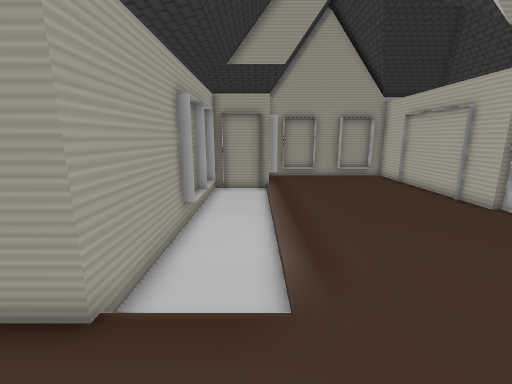
[1] (above)

12 first-person views from a walk through a world built for the Gazebo simulator. The camera is 0.29 m above the floor, tilts 12° down and sees 90° across. The floor is counted in squares, 0.1 m on a side. Each view is taken from the middle of a square. On the plan, view 1 faces up. The plan holds only what a view shows up to about 19 squares ahead; the rest is blank.

[2]
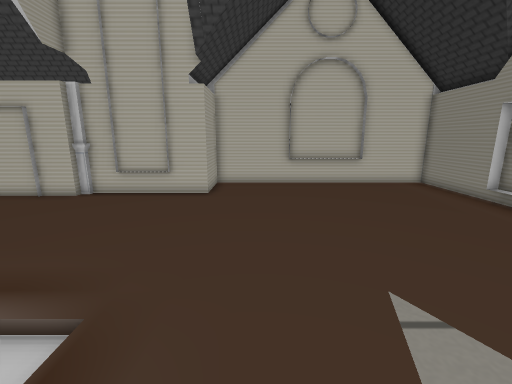

[3]
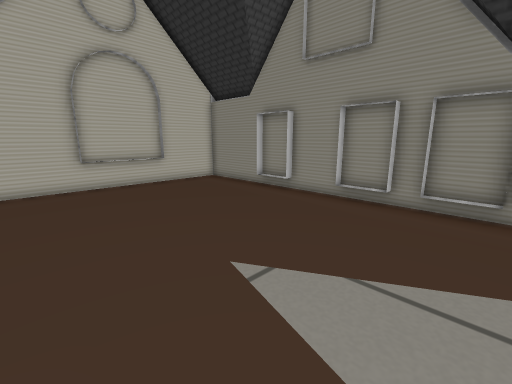

[4]
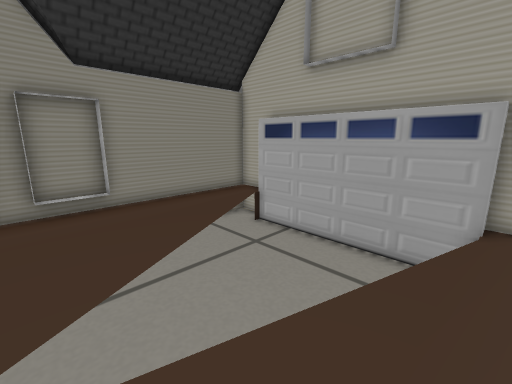

[5]
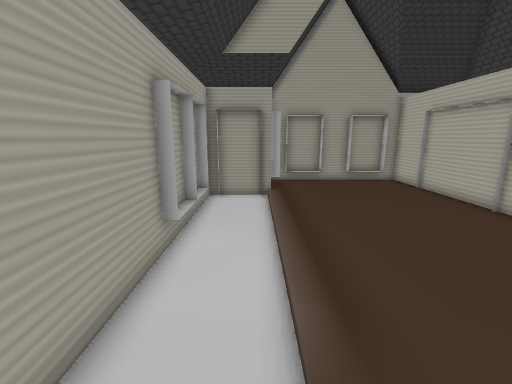

[6]
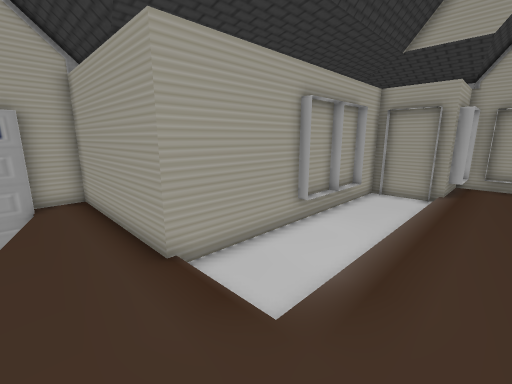

[7]
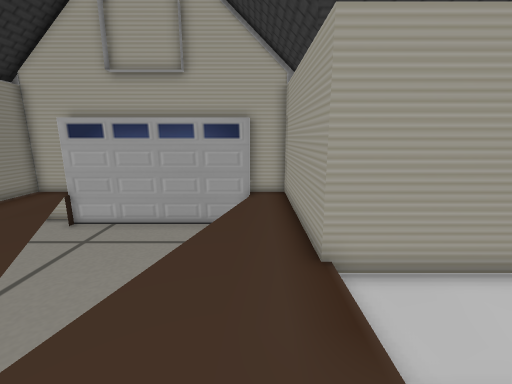

[8]
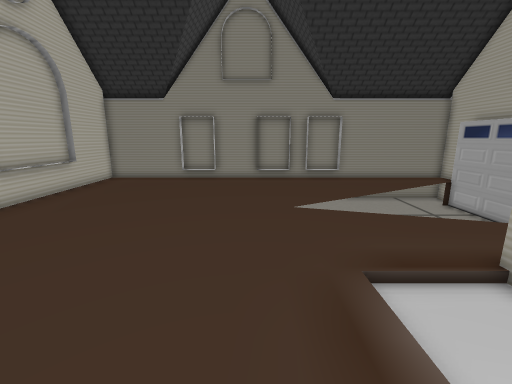

[9]
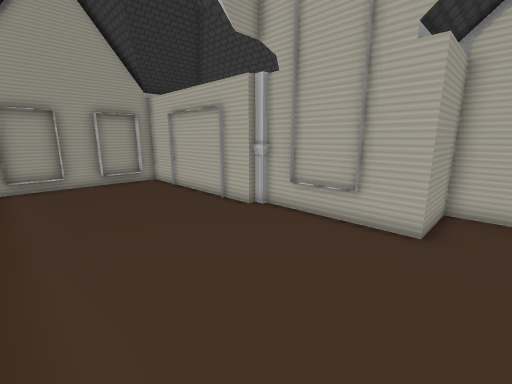

[10]
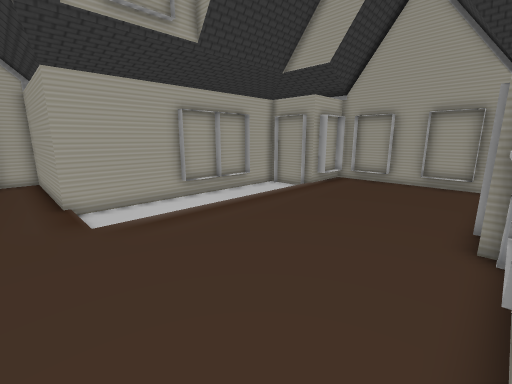

[11]
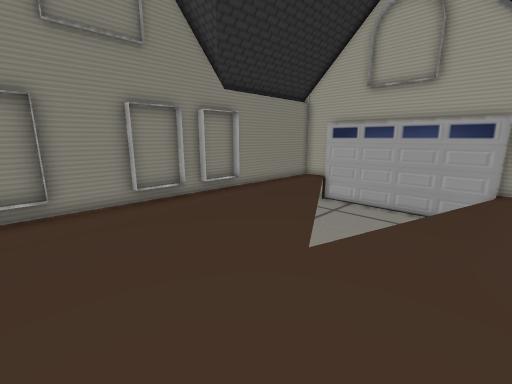

[12]
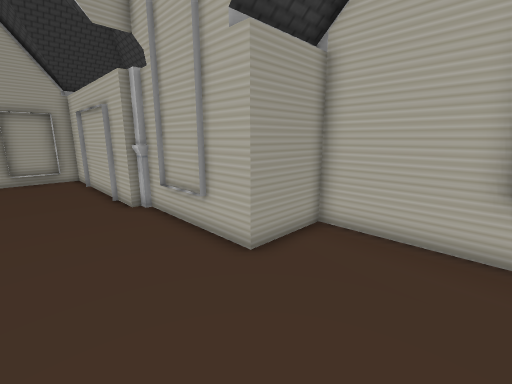

### Floor plan
Key: @ floor where view 1 was taken; # wall or solid block; x gap in a wall; . main floor; - floor 0.05 m lower than the main floor; = window, fence, low wall or low ledge; v drop or lower ground.
Columns run from 11 left of view 1 to 14 right of it. Each row starts with its distance up from view 1.
 20             ##########
 19             #........#
 18             #........#
 17          ####........#
 16         ##-#.........#
 15         #---.........#
 14         #---.........#
 13         #=--.........#
 12         #=--.........#
 11         #---.........#
 10         #---.........##
  9         #=--..........#
  8         #---.........##
  7         #---.........#
  6         #---.........##
  5         #---..........#
  4 #########---..........####
  3 #........................#
  2 #........................#
  1  xvvv....................#
  0  vvv  vv...@.............#
 -1  vvvvvv  vvv.............#
 -2  vvvvvvvvvvvv............#
 -3  vvvvvvvvvv..............#
 -4  vvvvvvvv................#
 -5  vvvvvv..................#
 -6  vvvv....................#
 -7  xv......................#
 -8 #........................#
 -9 #........................#
-10 ##########################

Positions as (right, up) in squares from view 1, and headings:
1: (0, 0), facing up
2: (-3, 1), facing right
3: (-3, 2), facing down-right
4: (0, 2), facing down-left
5: (0, 2), facing up
6: (3, 1), facing up-left
7: (3, 2), facing left
8: (3, 9), facing down
9: (2, 2), facing up-right
10: (10, 2), facing up-left
11: (7, 2), facing down-left
12: (6, -1), facing up-right
